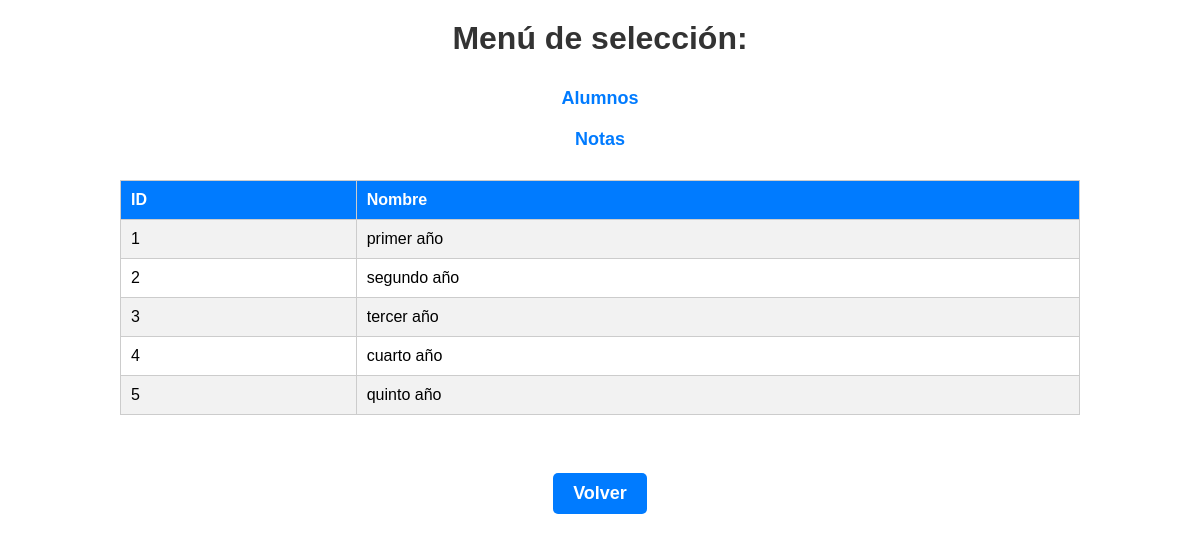
Page /año.php on the committed database.
### año.php (the view, shortened to what this page needs)
<!DOCTYPE html>
<html lang="es">
<head>
</head>
<body>
    <h1>Menú de selección:</h1>
    <ul>
        <li><a href="alumnos.php">Alumnos</a></li>
        <li><a href="notas.php">Notas</a></li>
    </ul>
    <div>
        <?php
        $conexion = new mysqli("localhost", "root", "", "evaluacion");
        $consulta = "SELECT * FROM año";
        $resultado = $conexion->query($consulta);
        if ($resultado->num_rows > 0) {
            echo "<table>";
            echo "<tr><th>ID</th><th>Nombre</th></tr>";
            while ($fila = $resultado->fetch_assoc()) {
                echo "<tr><td>" . $fila["id_año"] . "</td><td>" . $fila["nombre_año"] . "</td>";
            }
            echo "</table>";
        } else {
            echo "No se encontraron resultados.";
        }
        echo  "<br>";
        echo "<a class='button' href='admin_menu.php'> Volver</a>";
        ?>
    </div>
</body>
</html>

### año.php (style rules this page uses)
body { font-family: Arial, sans-serif; background-color: #f4f4f4; text-align: center; margin: 0; padding: 0; font-family: Arial, sans-serif; background-color: #f4f4f4; text-align: center; margin: 0; padding: 0; background: url(images/); background-size: cover; background-position: center; opacity: %; }
h1 { text-align: center; color: #333; margin-top: 20px; }
ul { list-style: none; padding: 0; margin: 0; display: flex; flex-direction: column; align-items: center; }
li { margin: 10px 0; }
a { text-decoration: none; color: #007BFF; font-weight: bold; font-size: 18px; transition: color 0.3s; }
table { width: 80%; margin: 20px auto; border-collapse: collapse; }
th, td { border: 1px solid #ccc; padding: 10px; text-align: left; }
th { background-color: #007BFF; color: #fff; }
tr:nth-child(even) { background-color: #f2f2f2; }
a.button { text-decoration: none; background-color: #007BFF; color: #fff; padding: 10px 20px; border-radius: 5px; display: inline-block; margin-top: 20px; }

### rows in the picture
año: id_año "1", nombre_año "primer año"
año: id_año "2", nombre_año "segundo año"
año: id_año "3", nombre_año "tercer año"
año: id_año "4", nombre_año "cuarto año"
año: id_año "5", nombre_año "quinto año"
